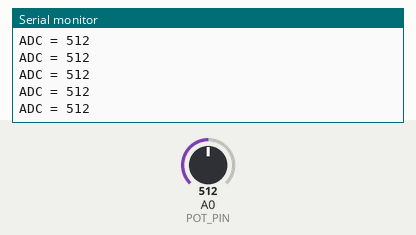
This sketch was run on a simulated Arduino Uno, built with avr-gcc and run on an emulated ATmega328P. Shown: the last lines printed to the serial monitor. The inputs (shaded band) are chosen by the test bench; at power-on: A0 (POT_PIN) = 512.

Above: at 1.2 s.
1.3 s: A0 (POT_PIN) set to 716
At 1.58 s:
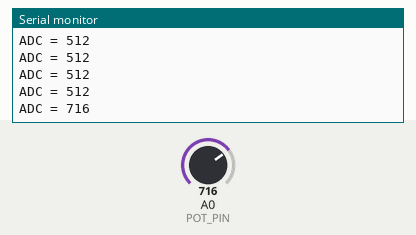
2.8 s: A0 (POT_PIN) set to 900
At 2.98 s:
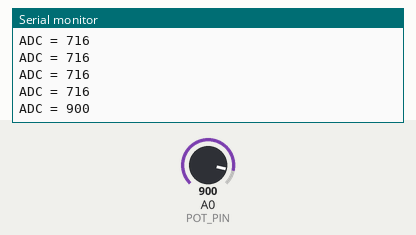
Timing chart, 0 to 5.8 s (numbered marks = the images above; inputs shaded):
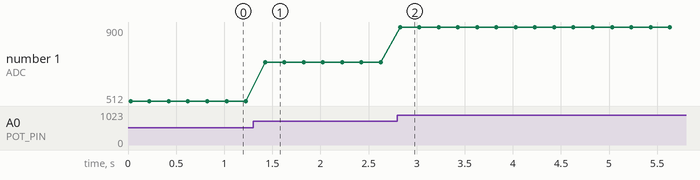

The sketch:

calibracion_pote_AAA.ino
```cpp
// === Lectura del potenciómetro para calibración manual ===
// Tomas Hirsch, 2025

const int POT_PIN = A0;  // pin donde está conectado el potenciómetro

void setup() {
  Serial.begin(115200);
  Serial.println("=== Calibración manual del potenciómetro ===");
  Serial.println("Mové el brazo y observá el valor ADC en el monitor serie.");
  Serial.println("Anotá los valores para dos ángulos conocidos (ej: 0° y 180°).");
  Serial.println("Luego calculá A y B con las fórmulas:");
  Serial.println("A = (ang2 - ang1) / (adc2 - adc1)");
  Serial.println("B = ang1 - A * adc1");
  Serial.println("===========================================\n");
}

void loop() {
  int adc = analogRead(POT_PIN);
  Serial.print("ADC = ");
  Serial.println(adc);
  delay(200);  // refresca cada 0.2 segundos
}
```

Measured:
- after the input at 1.3 s, the serial monitor: prints a new line after 0.12 s (image 1)
- after the input at 2.8 s, the serial monitor: prints a new line at once (image 2)
- plotted number 1: 512 → 716 after the input at 1.3 s, 716 → 900 after the input at 2.8 s
